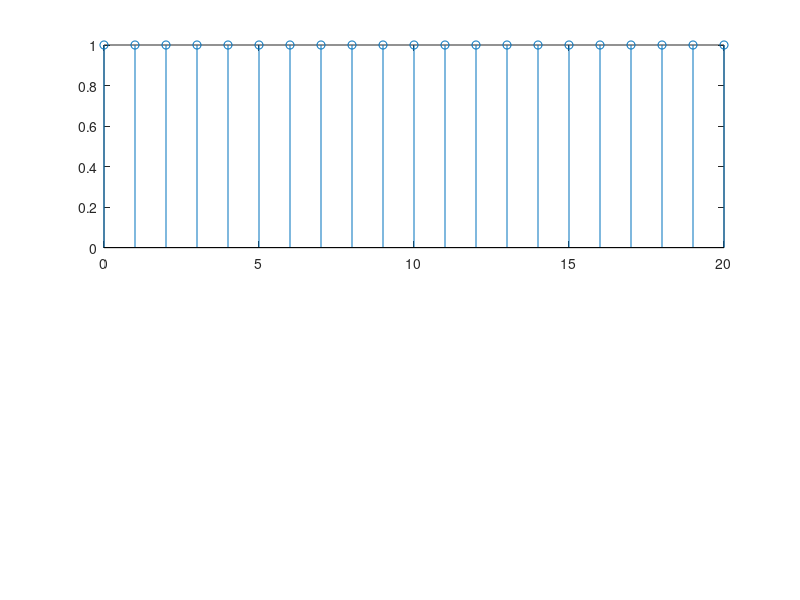

MATLAB code for this plot: (Note: this script raises an error after producing the figure.)
N=21;
x=ones(1,N);
n=0:1:N-1;
subplot(2,1,1);
s=stem(n,x);
s.Color = 'green';
xlim([-10, 21]); % Set limits for x-axis
ylim([-0.2, 1.2]); % Set limits for y-axis
xlabel('n'),ylabel('x(n)');
title('Unit Step Sequence')
grid on;

X = fft(x);

% Compute the frequency axis for the DTFT
omega = linspace(-4*pi, 4*pi, N);

% Plot the magnitude of the DTFT
subplot(2,1,2);
plot(omega, fftshift(abs(X)), 'LineWidth', 2, 'Color', 'green');
xlabel('\omega');
ylabel('|X(e^{j\omega})|');
title('Magnitude of DTFT of Unit Step Function');
grid on;
